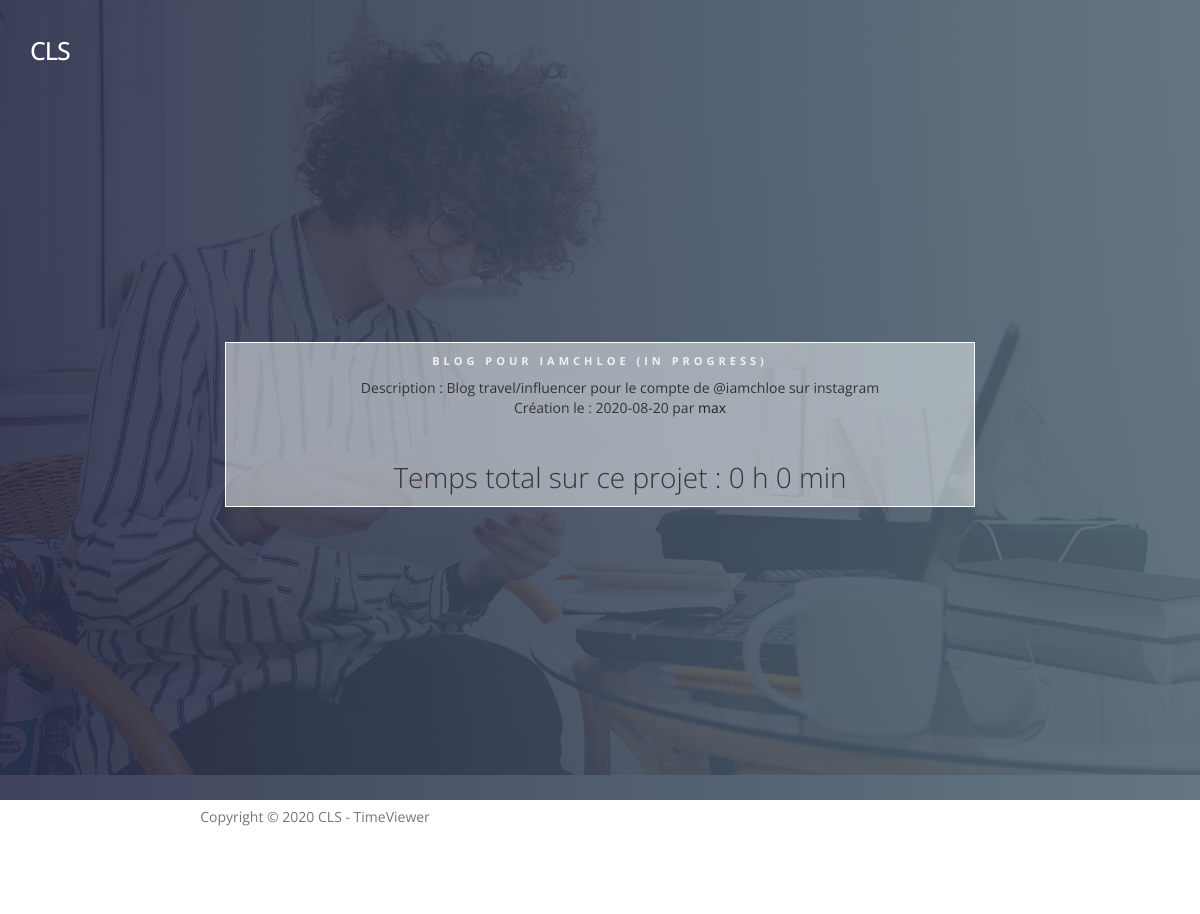
The app's page /project_info.php?id=2 with its own data.
### tables this page shows
CREATE TABLE `project` (
  `id` int(11) NOT NULL,
  `name` varchar(255) NOT NULL,
  `description` text NOT NULL,
  `dateCreation` date NOT NULL,
  `statutProject` varchar(255) NOT NULL,
  `id_users` int(11) NOT NULL
);

CREATE TABLE `users` (
  `id` int(11) NOT NULL,
  `username` varchar(255) NOT NULL,
  `prenom` varchar(255) NOT NULL,
  `nom` varchar(255) NOT NULL,
  `password` varchar(255) NOT NULL,
  `role` varchar(255) NOT NULL,
  `statut` varchar(255) NOT NULL
);

### project_info.php (called while the page is built, shortened)
<?php
require 'models/projectModel.php';
require 'models/taskModel.php';
if(isset($_GET['id']) OR is_numeric($_GET['id'])){
    extract($_GET);
    $id = strip_tags($id);
    $project = getProject($id);
    $idCreator = $project->id_users;
    $creator = getProjectCreator($idCreator);
}
?>
<?php include ("partials/header.php"); ?>
<?php require 'views/project_info.php'; ?>
<?php include ("partials/footer.php"); ?>

### models/projectModel.php (called while the page is built, shortened)
<?php
function getProject ($id)
{
    $db = connect();
    $query = $db->prepare('SELECT * FROM project WHERE id = ?');
    $query->execute(array($id));
    if($query->rowCount() == 1) {
        $data = $query->fetch(PDO::FETCH_OBJ);
        return $data;
    }
    else{
        header('Location:index.php');
    }
}
function getProjectCreator ($idCreator)
{
    $db = connect();
    $query = $db->prepare('SELECT * FROM users WHERE id = ?');
    $query->execute(array($idCreator));
    if($query->rowCount() == 1) {
        $data = $query->fetch(PDO::FETCH_OBJ);
        return $data;
    }
    else{
        header('Location:index.php');
    }
}

### models/taskModel.php (called while the page is built, shortened)
<?php
function ConvertisseurTime($Time){
    if($Time < 3600){
        $heures = 0;
        if($Time < 60){$minutes = 0;}
        else{$minutes = round($Time / 60);}
        $secondes = floor($Time % 60);
    }
    else{
        $heures = round($Time / 3600);
        $secondes = round($Time % 3600);
        $minutes = floor($secondes / 60);
    }
    $TimeFinal = "$heures h $minutes min";
    return $TimeFinal;
}

### views/project_info.php (the view, shortened to what this page needs)
<?php $TimeFinal = 0;
$superhoras = 0 ?>
<section id="home" data-stellar-background-ratio="0.5">
    <div class="overlay"></div>
    <div class="container">
        <div class="row">
            <div class="col-md-offset-2 col-md-8 col-sm-12">
                <div class="home-info">
                    <div class="DetailsProject"
                         style="border: solid; border-color: white; border-width: 1px; background-color: rgba(244, 248, 247, 0.5)">
                        <h3> <?= strtoupper($project->name) ?> (<?= $project->statutProject ?>) </li></h3>
                        <ul style="list-style-type: none;">
                            <li>Description : <?= $project->description ?></li>
                            <li>Création le : <?= $project->dateCreation ?> par <a
                                        href="user.php?id=<?= $project->id_users ?>"><?= $creator->username ?></a></li>
                            <br>
                            <li>
                            <?php $TimeFinalALL = ConvertisseurTime($superhoras); ?>
                            <div>
                                <h2>Temps total sur ce projet : <?= $TimeFinalALL ?></h2>
                            </div>
                    </div>
                    <br/>
                </div>
            </div>
        </div>
    </div>
</section>

### public/css/style.css (style rules this page uses)
body { font-family: 'Open Sans', sans-serif; overflow-x: hidden; background: #f9f9f9; }
h1,h2,h3,h4,h5,h6 { font-weight: 300; line-height: normal; }
h2 { color: #353535; font-size: 2em; }
html { -webkit-font-smoothing: antialiased; }
a { color: #202020; text-decoration: none !important; }
a, input, button, .form-control { -webkit-transition: 0.5s; transition: 0.5s; }
section { position: relative; padding: 100px 0; }
.overlay { background: #536976; background: -webkit-linear-gradient(to right, #292E49, #536976); background: linear-gradient(to right, #292E49, #536976); opacity: 0.9; position: absolute; top: 0; right: 0; bottom: 0; left: 0; width: 100%; height: 100%; }
ul { list-style-type: none; }
#home { background: url('../images/home-bg.jpg') no-repeat center center; background-size: cover; vertical-align: middle; display: -webkit-box; display: -webkit-flex; display: -ms-flexbox; display: flex; -webkit-box-align: center; -webkit-align-items: center; -ms-flex-align: center; align-items: center; min-height: 100vh; position: relative; padding-top: 12em; text-align: center; }
.home-info { margin-top: 7em; }
.home-info h3 { color: #f0f0f0; font-size: 11px; font-weight: bold; letter-spacing: 4px; text-transform: uppercase; margin: 10px 0; }
@media only screen and (max-width: 1200px) { .home-info { margin-top: 0; } }

### records on screen
project: name "BLOG POUR IAMCHLOE", statutProject "IN PROGRESS", description "Blog travel/influencer pour le compte de @iamchloe sur instagram", dateCreation "2020-08-20"
users: username "max"

### other values on screen
$TimeFinalALL "0 h 0 min"
